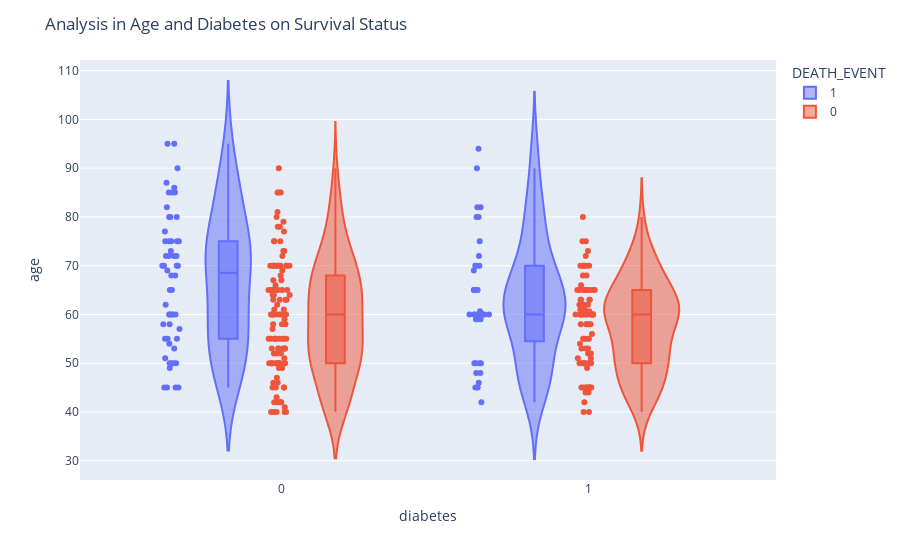

Write notebook code for a chart like this one.
### Markdown cell above
* The Survival is high for not smoking person 55 to 65, while for smoking person it is between 50 to 60
* Death event for smoking person is high than not smoking person

### Code cell
fig = px.violin(heart_data, y="age", x="diabetes", color="DEATH_EVENT", box=True, points="all", hover_data=heart_data.columns)
fig.update_layout(title_text="Analysis in Age and Diabetes on Survival Status")
fig.show()

### Figure 1 — Plotly figure (JSON) as saved in the notebook; plotly's stock layout.template omitted (floating-point values rounded to 4 significant figures; data arrays with more than 128 entries replaced by an {"elided": "..."} marker saying what was removed)
{"data": [{"alignmentgroup": "True", "box": {"visible": true}, "customdata": {"elided": "96x13 float values"}, "hovertemplate": "DEATH_EVENT=%{customdata[12]}<br>diabetes=%{customdata[3]}<br>age=%{customdata[0]}<br>anaemia=%{customdata[1]}<br>creatinine_phosphokinase=%{customdata[2]}<br>ejection_fraction=%{customdata[4]}<br>high_blood_pressure=%{customdata[5]}<br>platelets=%{customdata[6]}<br>serum_creatinine=%{customdata[7]}<br>serum_sodium=%{customdata[8]}<br>sex=%{customdata[9]}<br>smoking=%{customdata[10]}<br>time=%{customdata[11]}<extra></extra>", "legendgroup": "1", "marker": {"color": "#636efa"}, "name": "1", "offsetgroup": "1", "orientation": "v", "points": "all", "scalegroup": "True", "showlegend": true, "type": "violin", "x": [0, 0, 0, 0, 1, 0, 0, 1, 0, 0, 0, 0, 0, 0, 0, 0, 0, 0, 1, 1, 0, 1, 1, 0, 1, 0, 1, 1, 0, 1, 1, 1, 1, 1, 1, 0, 1, 1, 1, 1, 0, 1, 0, 0, 0, 0, 1, 1, 1, 0, 0, 1, 1, 0, 0, 0, 1, 0, 0, 1, 0, 0, 0, 1, 1, 0, 0, 0, 0, 0, 0, 1, 0, 0, 0, 0, 1, 1, 1, 1, 1, 1, 0, 0, 1, 0, 1, 0, 0, 1, 0, 0, 0, 0, 1, 0], "x0": " ", "xaxis": "x", "y": [75.0, 55.0, 65.0, 50.0, 65.0, 90.0, 75.0, 60.0, 65.0, 80.0, 75.0, 62.0, 45.0, 50.0, 82.0, 87.0, 45.0, 70.0, 48.0, 65.0, 68.0, 75.0, 80.0, 95.0, 70.0, 58.0, 82.0, 94.0, 85.0, 50.0, 65.0, 69.0, 90.0, 82.0, 60.0, 70.0, 50.0, 70.0, 60.0, 50.0, 51.0, 60.0, 80.0, 57.0, 68.0, 53.0, 60.0, 70.0, 60.0, 95.0, 49.0, 72.0, 45.0, 50.0, 45.0, 60.0, 42.0, 72.0, 70.0, 65.0, 85.0, 69.0, 60.0, 60.0, 59.0, 60.0, 72.0, 85.0, 70.0, 86.0, 60.0, 46.0, 80.0, 72.0, 75.0, 72.0, 50.0, 45.0, 80.0, 59.0, 59.0, 65.0, 75.0, 58.0, 60.67, 50.0, 60.0, 45.0, 77.0, 48.0, 54.0, 73.0, 60.0, 55.0, 65.0, 55.0], "y0": " ", "yaxis": "y"}, {"alignmentgroup": "True", "box": {"visible": true}, "customdata": {"elided": "203x13 float values"}, "hovertemplate": "DEATH_EVENT=%{customdata[12]}<br>diabetes=%{customdata[3]}<br>age=%{customdata[0]}<br>anaemia=%{customdata[1]}<br>creatinine_phosphokinase=%{customdata[2]}<br>ejection_fraction=%{customdata[4]}<br>high_blood_pressure=%{customdata[5]}<br>platelets=%{customdata[6]}<br>serum_creatinine=%{customdata[7]}<br>serum_sodium=%{customdata[8]}<br>sex=%{customdata[9]}<br>smoking=%{customdata[10]}<br>time=%{customdata[11]}<extra></extra>", "legendgroup": "0", "marker": {"color": "#EF553B"}, "name": "0", "offsetgroup": "0", "orientation": "v", "points": "all", "scalegroup": "True", "showlegend": true, "type": "violin", "x": {"elided": "203 int values"}, "x0": " ", "xaxis": "x", "y": {"elided": "203 float values"}, "y0": " ", "yaxis": "y"}], "layout": {"legend": {"title": {"text": "DEATH_EVENT"}, "tracegroupgap": 0}, "margin": {"t": 60}, "title": {"text": "Analysis in Age and Diabetes on Survival Status"}, "violinmode": "group", "xaxis": {"anchor": "y", "domain": [0.0, 1.0], "title": {"text": "diabetes"}}, "yaxis": {"anchor": "x", "domain": [0.0, 1.0], "title": {"text": "age"}}}}
